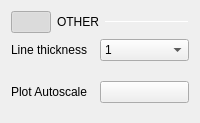
                <widget class="QWidget" name="wAppearanceContainer" native="true">
                 <layout class="QVBoxLayout" name="verticalLayout_13">
                  <item>
                   <layout class="QHBoxLayout" name="horizontalLayout_11">
                    <property name="topMargin">
                     <number>0</number>
                    </property>
                    <item>
                     <widget class="QPushButton" name="btnAppearanceCollapse">
                      <property name="minimumSize">
                       <size>
                        <width>0</width>
                        <height>0</height>
                       </size>
                      </property>
                      <property name="maximumSize">
                       <size>
                        <width>16777215</width>
                        <height>16777215</height>
                       </size>
                      </property>
                      <property name="text">
                       <string/>
                      </property>
                      <property name="checkable">
                       <bool>true</bool>
                      </property>
                      <property name="checked">
                       <bool>true</bool>
                      </property>
                      <property name="subsection_arrow_button" stdset="0">
                       <bool>true</bool>
                      </property>
                     </widget>
                    </item>
                    <item>
                     <widget class="QLabel" name="label_8">
                      <property name="text">
                       <string>OTHER</string>
                      </property>
                      <property name="subsection_label" stdset="0">
                       <bool>true</bool>
                      </property>
                     </widget>
                    </item>
                    <item>
                     <widget class="Line" name="line_5">
                      <property name="sizePolicy">
                       <sizepolicy hsizetype="Expanding" vsizetype="Fixed">
                        <horstretch>0</horstretch>
                        <verstretch>0</verstretch>
                       </sizepolicy>
                      </property>
                      <property name="minimumSize">
                       <size>
                        <width>0</width>
                        <height>1</height>
                       </size>
                      </property>
                      <property name="maximumSize">
                       <size>
                        <width>16777215</width>
                        <height>1</height>
                       </size>
                      </property>
                      <property name="orientation">
                       <enum>Qt::Horizontal</enum>
                      </property>
                      <property name="subsection_line" stdset="0">
                       <bool>true</bool>
                      </property>
                     </widget>
                    </item>
                   </layout>
                  </item>
                  <item>
                   <widget class="QWidget" name="wAppearance" native="true">
                    <layout class="QVBoxLayout" name="verticalLayout_6">
                     <property name="spacing">
                      <number>0</number>
                     </property>
                     <property name="leftMargin">
                      <number>0</number>
                     </property>
                     <property name="topMargin">
                      <number>0</number>
                     </property>
                     <property name="rightMargin">
                      <number>0</number>
                     </property>
                     <item>
                      <layout class="QHBoxLayout" name="horizontalLayout_13">
                       <property name="spacing">
                        <number>0</number>
                       </property>
                       <property name="bottomMargin">
                        <number>0</number>
                       </property>
                       <item>
                        <layout class="QVBoxLayout" name="verticalLayout_12">
                         <property name="spacing">
                          <number>0</number>
                         </property>
                         <property name="rightMargin">
                          <number>0</number>
                         </property>
                         <property name="bottomMargin">
                          <number>0</number>
                         </property>
                         <item>
                          <widget class="QLabel" name="label_10">
                           <property name="text">
                            <string>Line thickness</string>
                           </property>
                          </widget>
                         </item>
                        </layout>
                       </item>
                       <item>
                        <widget class="QComboBox" name="cbLineThickness">
                         <property name="minimumSize">
                          <size>
                           <width>0</width>
                           <height>0</height>
                          </size>
                         </property>
                         <property name="currentIndex">
                          <number>1</number>
                         </property>
                         <item>
                          <property name="text">
                           <string>0.5</string>
                          </property>
                         </item>
                         <item>
                          <property name="text">
                           <string>1</string>
                          </property>
                         </item>
                         <item>
                          <property name="text">
                           <string>1.5</string>
                          </property>
                         </item>
                         <item>
                          <property name="text">
                           <string>2</string>
                          </property>
                         </item>
                         <item>
                          <property name="text">
                           <string>2.5</string>
                          </property>
                         </item>
                         <item>
                          <property name="text">
                           <string>3</string>
                          </property>
                         </item>
                         <item>
                          <property name="text">
                           <string>3.5</string>
                          </property>
                         </item>
                         <item>
                          <property name="text">
                           <string>4</string>
                          </property>
                         </item>
                         <item>
                          <property name="text">
                           <string>4.5</string>
                          </property>
                         </item>
                         <item>
                          <property name="text">
                           <string>5</string>
                          </property>
                         </item>
                        </widget>
                       </item>
                      </layout>
                     </item>
                     <item>
                      <spacer name="horizontalSpacer_7">
                       <property name="orientation">
                        <enum>Qt::Horizontal</enum>
                       </property>
                       <property name="sizeHint" stdset="0">
                        <size>
                         <width>40</width>
                         <height>20</height>
                        </size>
                       </property>
                      </spacer>
                     </item>
                     <item>
                      <layout class="QHBoxLayout" name="horizontalLayout_16">
                       <item>
                        <widget class="QLabel" name="label_3">
                         <property name="text">
                          <string>Plot Autoscale</string>
                         </property>
                        </widget>
                       </item>
                       <item>
                        <widget class="adiscope::CustomSwitch" name="btnSigGenAutoscale">
                         <property name="text">
                          <string/>
                         </property>
                         <property name="checkable">
                          <bool>true</bool>
                         </property>
                        </widget>
                       </item>
                      </layout>
                     </item>
                    </layout>
                   </widget>
                  </item>
                 </layout>
                </widget>
